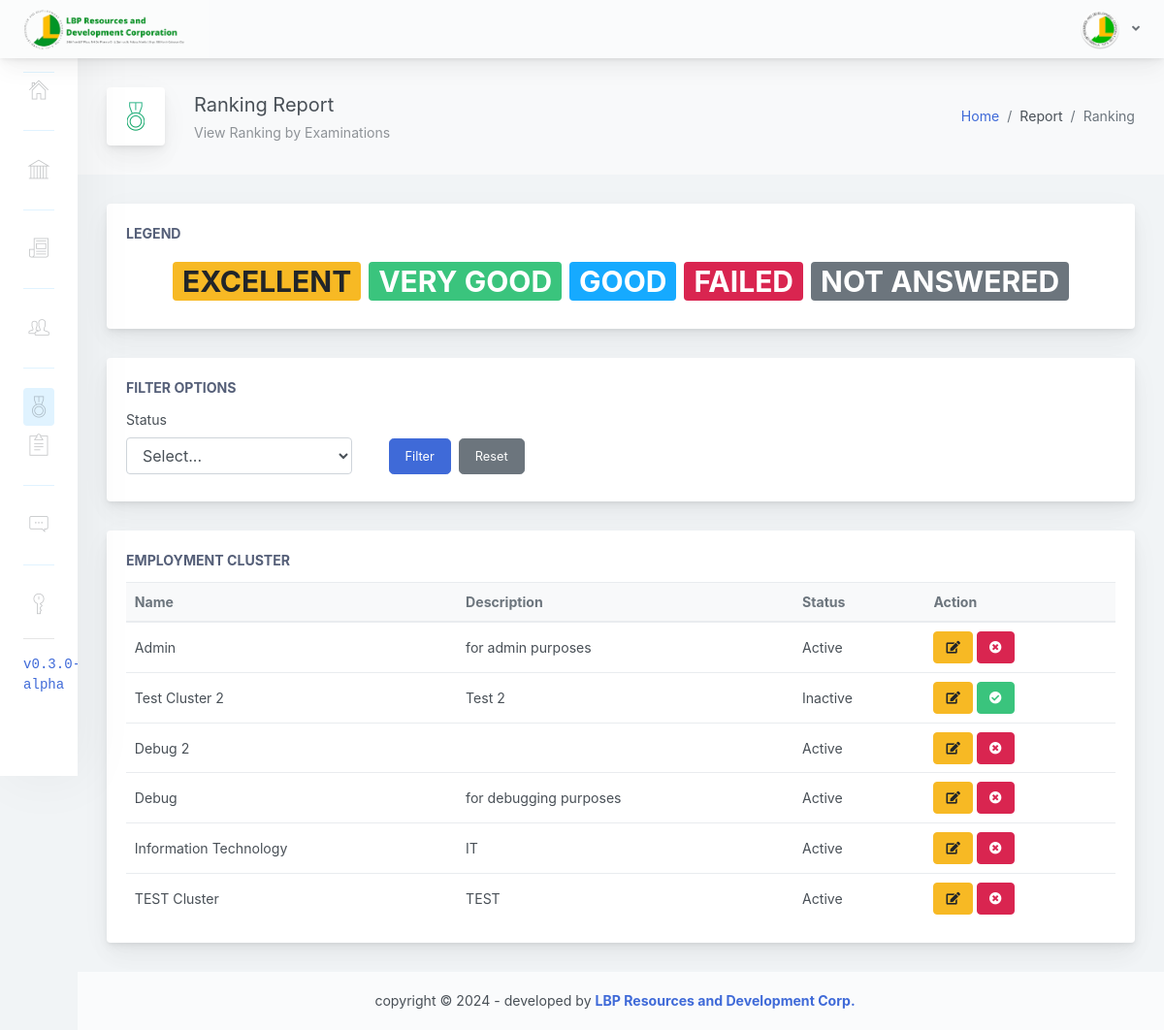
Page /adminpanel/home.php?page=report-ranking (signed in) on the committed database.
### tables this page shows
CREATE TABLE IF NOT EXISTS `cluster_tbl` (
  `clu_id` int(11) NOT NULL AUTO_INCREMENT,
  `clu_name` varchar(255) NOT NULL,
  `clu_description` varchar(255) NOT NULL,
  `clu_status` int(1) NOT NULL,
  `clu_created` timestamp NOT NULL DEFAULT current_timestamp() ON UPDATE current_timestamp(),
  PRIMARY KEY (`clu_id`)
);

### adminpanel/pages/report-ranking.php (the view, shortened to what this page needs)
<?php
    $stmt1 = $conn->prepare("SELECT * FROM cluster_tbl ORDER BY clu_created DESC");
    $selCluster = $stmt1->execute();
?>
                <div class="app-main__inner">
                    <div class="app-page-title">
                        <div class="page-title-wrapper">
                            <div class="page-title-heading">
                                <div class="page-title-icon">
                                    <i class="pe-7s-medal icon-gradient bg-grow-early">
                                    </i>
                                </div>
                                <div>Ranking Report
                                    <div class="page-title-subheading">
                                        View Ranking by Examinations
                                    </div>
                                </div>
                            </div>
                            <div class="page-title-actions">
                            <ol class="breadcrumb">
                                <li class="breadcrumb-item"><a href="home.php">Home</a></li>
                                <li class="breadcrumb-item">Report</li>
                                <li class="breadcrumb-item active" aria-current="page">Ranking</li>
                            </ol>
                            </div>
                        </div>
                    </div>
                    <div class="row">
                        <div class="col-md-12">
                            <div class="main-card mb-3 card">
                                <div class="card-body">
                                    <div class="card-title">Legend</div>
                                    <div class="row justify-content-center">
                                        <div class="mr-2">
                                            <h1><span class="badge badge-warning">Excellent</span></h1>
                                        </div>
                                        <div class="mr-2">
                                            <h1><span class="badge badge-success">Very Good</span></h1>
                                        </div>
                                        <div class="mr-2">
                                            <h1><span class="badge badge-info">Good</span></h1>
                                        </div>
                                        <div class="mr-2">
                                            <h1><span class="badge badge-danger">Failed</span></h1>
                                        </div>
                                        <div class="">
                                            <h1><span class="badge badge-secondary">Not Answered</span></h1>
                                        </div>
                                    </div>
                                </div>
                            </div>
                        </div>
                    </div>
                    <div class="row">
                        <div class="col-md-12">
                            <div class="main-card mb-3 card">
                                <div class="card-body">
                                    <div class="card-title">Filter Options</div>
                                    <div class="row">
                                        <div class="col-md-3 mr-2 mb-2">
                                            <label for="filter_status">Status</label>
                                            <select class="form-control" name="filter_status" id="filter_status">
                                                <option value="">Select...</option>
                                            </select>
                                        </div>
                                        <div class="col-md-3 d-flex align-items-end mb-2">
                                            <button class="btn btn-lg btn-primary mr-2" id="filter-btn">Filter</button>
                                            <button class="btn btn-lg btn-secondary" id="reset-btn">Reset</button>
                                        </div>
                                    </div>
                                </div>
                            </div>
                        </div>
                    </div>
                    <div class="row">
                        <div class="col-md-12">
                            <div class="main-card mb-3 card">
                                <div class="card-body">
                                    <div class="card-title">Employment Cluster</div>
                                    <table class="mb-0 table table-hover dt-sort" id="tableList">
                                        <thead class="thead-light">
                                        <tr>
                                            <th>Name</th>
                                            <th data-dt-order="disable">Description</th>
                                            <th>Status</th>
                                            <th data-dt-order="disable">Action</th>
                                        </tr>
                                        </thead>
                                        <tbody>
                                        <?php
                                            while ($row = $stmt1->fetch(PDO::FETCH_ASSOC)) {
                                                $clu_id = $row['clu_id'];
                                                $clu_name = $row['clu_name'];
                                                $clu_description = $row['clu_description'];
                                                $clu_status = $row['clu_status'];
                                                $statusText = ($clu_status == 1) ? 'Active' : 'Inactive';
                                        ?>
                                            <tr id="<?php echo htmlspecialchars($clu_id); ?>">
                                                <td><?php echo htmlspecialchars($clu_name); ?></td>
                                                <td><?php echo htmlspecialchars($clu_description); ?></td>
                                                <td><?php echo htmlspecialchars($statusText); ?></td>
                                                <td>
                                                    <a href="javascript:void(0);" class="btn btn-warning" id="edit-btn" data-toggle="modal" data-target="#mdlEditCluster" data-toggle="tooltip" data-placement="bottom" title="Edit"
                                                    data-edit-id="<?php echo htmlspecialchars($clu_id); ?>"
                                                    data-edit-name="<?php echo htmlspecialchars($clu_name); ?>"
                                                    data-edit-description="<?php echo htmlspecialchars($clu_description); ?>"
                                                    data-edit-status="<?php echo htmlspecialchars($clu_status); ?>">
                                                        <i class="fas fa-edit"></i>
                                                    </a>
                                                    <?php if ($clu_status == 1) { ?>
                                                    <a href="javascript:void(0);" class="btn btn-danger" id="disable-btn" data-toggle="modal" data-target="#mdlDisableCluster" data-toggle="tooltip" data-placement="bottom" title="Disable"
                                                    data-disable-id="<?php echo htmlspecialchars($clu_id); ?>"
                                                    data-disable-name="<?php echo htmlspecialchars($clu_name); ?>"
                                                    data-disable-status="<?php echo htmlspecialchars($clu_status); ?>">
                                                        <i class="fas fa-times-circle"></i>
                                                    </a>
                                                    <?php } else { ?>
                                                    <a href="javascript:void(0);" class="btn btn-success" id="enable-btn" data-toggle="modal" data-target="#mdlEnableCluster" data-toggle="tooltip" data-placement="bottom" title="Enable"
                                                    data-enable-id="<?php echo htmlspecialchars($clu_id); ?>"
                                                    data-enable-name="<?php echo htmlspecialchars($clu_name); ?>"
                                                    data-enable-status="<?php echo htmlspecialchars($clu_status); ?>">
                                                        <i class="fas fa-check-circle"></i>
                                                    </a>
                                                    <?php } ?>
                                                </td>
                                            </tr>
                                        <?php
                                            }
                                        ?>
                                        </tbody>
                                    </table>
                                </div>
                            </div>
                        </div>
                    </div>
                </div>

### css/datatables.css (style rules this page uses)
:root { --dt-row-selected: 2, 117, 216; --dt-row-selected-text: 255, 255, 255; --dt-row-selected-link: 9, 10, 11; --dt-row-stripe: 0, 0, 0; --dt-row-hover: 0, 0, 0; --dt-column-ordering: 0, 0, 0; --dt-html-background: white; }

### rows in the picture
cluster_tbl: clu_name "Admin", clu_description "for admin purposes", clu_status "Active"
cluster_tbl: clu_name "Test Cluster 2", clu_description "Test 2", clu_status "Inactive"
cluster_tbl: clu_name "Debug 2", clu_status "Active"
cluster_tbl: clu_name "Debug", clu_description "for debugging purposes", clu_status "Active"
cluster_tbl: clu_name "Information Technology", clu_description "IT", clu_status "Active"
cluster_tbl: clu_name "TEST Cluster", clu_description "TEST", clu_status "Active"
